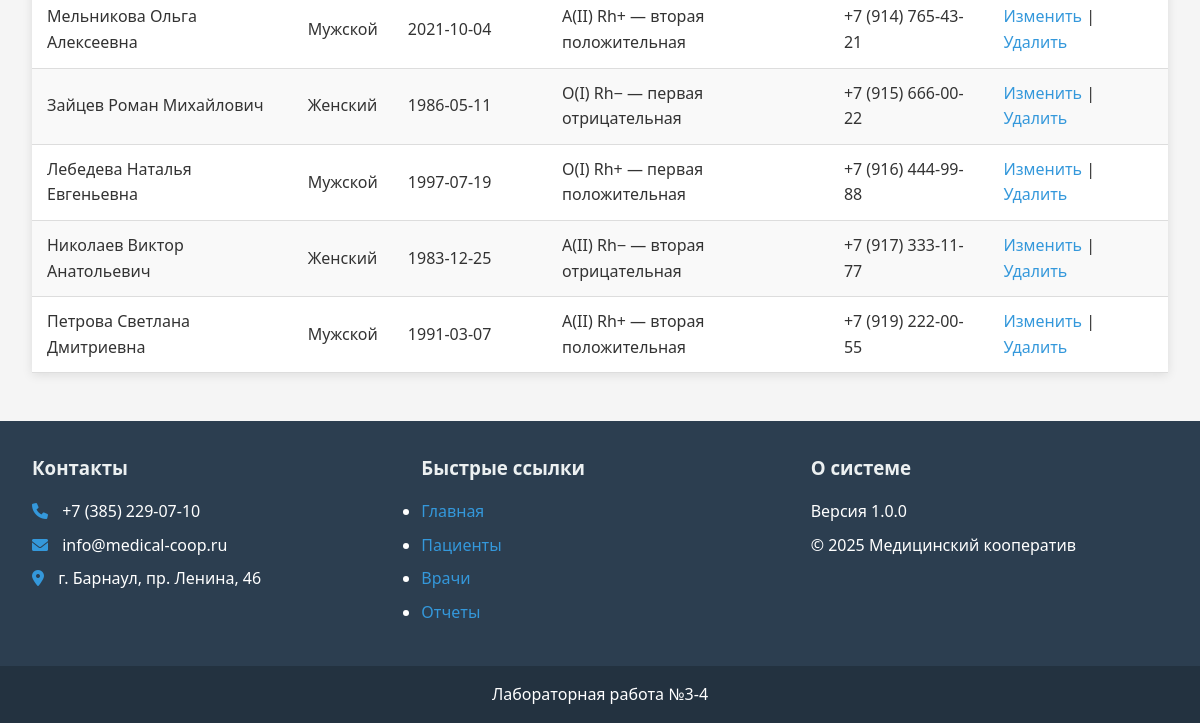
Before: /pages/patients/patients.php?success=1 (lower part) with the older database file.
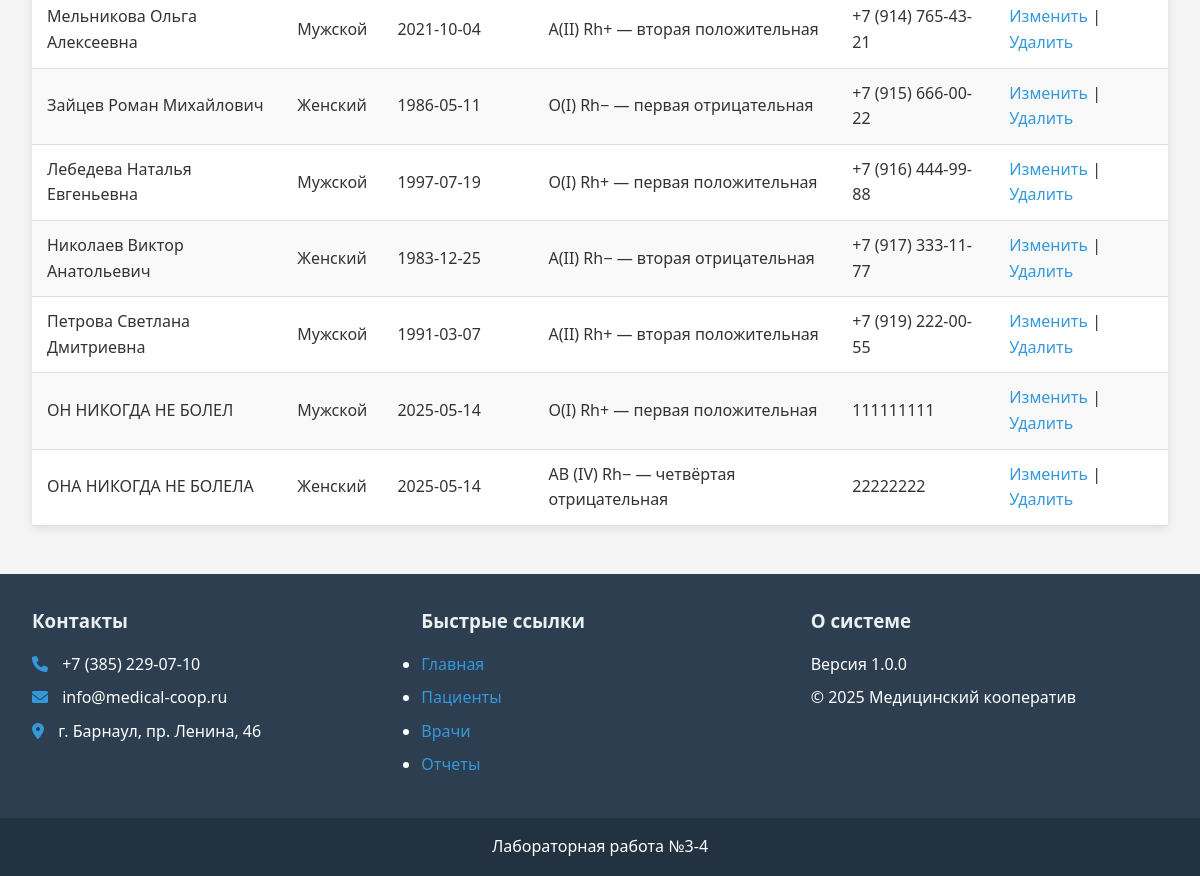
After: the same page with the newer database file.
### tables this page shows
CREATE TABLE `patient` (
  `id` int(11) NOT NULL,
  `last_name` varchar(20) DEFAULT NULL,
  `first_name` varchar(20) DEFAULT NULL,
  `patronymic` varchar(20) DEFAULT NULL,
  `gender` int(11) NOT NULL,
  `data_of_birth` date DEFAULT NULL,
  `reg_address` varchar(50) DEFAULT NULL,
  `resid_address` varchar(50) DEFAULT NULL,
  `passport` int(11) DEFAULT NULL,
  `insurance_policy` varchar(50) DEFAULT NULL,
  `organization` varchar(50) DEFAULT NULL,
  `phone_number` varchar(20) DEFAULT NULL,
  `email` varchar(50) DEFAULT NULL,
  `blood_type` int(11) DEFAULT NULL
);

CREATE TABLE `gender` (
  `id` int(11) NOT NULL,
  `gen` varchar(50) DEFAULT NULL
);

CREATE TABLE `blood_type` (
  `id` int(11) NOT NULL,
  `type` varchar(50) DEFAULT NULL
);

### pages/patients/patients.php (the view, shortened to what this page needs)
<?php
require_once '../../includes/header.php';
require_once '../../includes/config.php';
$sql = "SELECT p.*, g.gen as gender_name, bt.type as blood_type_name
        FROM patient p
        JOIN gender g ON p.gender = g.id
        JOIN blood_type bt ON p.blood_type = bt.id";
$result = $conn->query($sql);
?>
<?php if ($result->num_rows > 0): ?>
<table class="table">
    <tbody>
        <?php while($row = $result->fetch_assoc()): ?>
        <tr>
            <td><?= $row['last_name'] ?> <?= $row['first_name'] ?> <?= $row['patronymic'] ?></td>
            <td><?= $row['gender_name'] ?></td>
            <td><?= $row['data_of_birth'] ?></td>
            <td><?= $row['blood_type_name'] ?></td>
            <td><?= $row['phone_number'] ?></td>
            <td>
                <a href="pages/patients/patients_update.php?id=<?= $row['id'] ?>">Изменить</a> |
                <a href="pages/patients/patients_delete.php?id=<?= $row['id'] ?>" onclick="return confirm('Вы уверены, что хотите удалить?')">Удалить</a>
            </td>
        </tr>
        <?php endwhile; ?>
    </tbody>
</table>
<?php else: ?>
    <p>Пациенты не найдены.</p>
<?php endif;
require_once '../../includes/footer.php';
?>

### includes/header.php (shortened to what this page needs)
<!DOCTYPE html>
<html lang="ru">
<head>
    <link rel="stylesheet" href="/medical_cooperative/css/style.css">
    <link rel="stylesheet" href="https://cdnjs.cloudflare.com/ajax/libs/font-awesome/6.0.0/css/all.min.css">
</head>
<body>
    <div class="content-wrapper">

### includes/footer.php
</div>
    <footer class="footer">
        <div class="footer-content">
            <div class="footer-section">
                <h3>Контакты</h3>
                <p><i class="fas fa-phone"></i> +7 (385) 229-07-10</p>
                <p><i class="fas fa-envelope"></i> info@medical-coop.ru</p>
                <p><i class="fas fa-map-marker-alt"></i> г. Барнаул, пр. Ленина, 46</p>
            </div>
            <div class="footer-section">
                <h3>Быстрые ссылки</h3>
                <ul>
                    <li><a href="index.php">Главная</a></li>
                    <li><a href="pages/patients/patients.php">Пациенты</a></li>
                    <li><a href="pages/doctors/doctors.php">Врачи</a></li>
                    <li><a href="pages/reports/reports.php">Отчеты</a></li>
                </ul>
            </div>
            <div class="footer-section">
                <h3>О системе</h3>
                <p>Версия 1.0.0</p>
                <p>&copy; 2025 Медицинский кооператив</p>
            </div>
        </div>
        <div class="footer-bottom">
            <p>Лабораторная работа №3-4</p>
        </div>
    </footer>
</body>
</html>

### css/style.css (style rules this page uses)
:root { --primary-color: #3498db; --secondary-color: #2980b9; --accent-color: #e74c3c; --light-color: #ecf0f1; --dark-color: #2c3e50; --success-color: #2ecc71; --warning-color: #f39c12; --danger-color: #e74c3c; }
* { margin: 0; padding: 0; box-sizing: border-box; font-family: 'Segoe UI', Tahoma, Geneva, Verdana, sans-serif; }
body { background-color: #f5f5f5; color: #333; line-height: 1.6; }
a { text-decoration: none; color: var(--primary-color); }
.content-wrapper { min-height: calc(100vh - 120px); padding: 2rem; }
h1, h2, h3 { margin-bottom: 1rem; color: var(--dark-color); }
.table { width: 100%; border-collapse: collapse; margin: 1rem 0; background: white; box-shadow: 0 2px 10px rgba(0,0,0,0.1); }
.table tr:nth-child(even) { background-color: #f9f9f9; }
.footer { background-color: var(--dark-color); color: white; padding: 2rem 0 0; }
.footer-content { display: grid; grid-template-columns: repeat(auto-fit, minmax(250px, 1fr)); gap: 2rem; padding: 0 2rem; max-width: 1200px; margin: 0 auto; }
.footer-section h3 { margin-bottom: 1rem; color: var(--light-color); }
.footer-section p, .footer-section li { margin-bottom: 0.5rem; }
.footer-section i { margin-right: 10px; color: var(--primary-color); }
.footer-bottom { text-align: center; padding: 1rem; background-color: rgba(0,0,0,0.2); margin-top: 2rem; }

Changed rows visible on the page:
added patient: last_name "ОН", first_name "НИКОГДА", patronymic "НЕ БОЛЕЛ", gender.gen "Мужской", data_of_birth "2025-05-14", blood_type.type "O(I) Rh+ — первая положительная", phone_number "111111111"
added patient: last_name "ОНА", first_name "НИКОГДА", patronymic "НЕ БОЛЕЛА", gender.gen "Женский", data_of_birth "2025-05-14", blood_type.type "AB (IV) Rh− — четвёртая отрицательная", phone_number "22222222"
